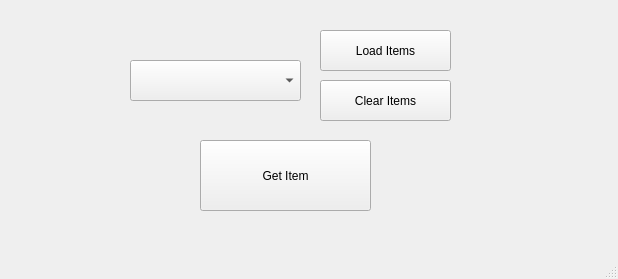
<?xml version="1.0" encoding="UTF-8"?>
<ui version="4.0">
 <class>MainWindow</class>
 <widget class="QMainWindow" name="MainWindow">
  <property name="geometry">
   <rect>
    <x>0</x>
    <y>0</y>
    <width>618</width>
    <height>279</height>
   </rect>
  </property>
  <property name="windowTitle">
   <string>MainWindow</string>
  </property>
  <widget class="QWidget" name="centralwidget">
   <widget class="QComboBox" name="combo_sehirler">
    <property name="geometry">
     <rect>
      <x>130</x>
      <y>60</y>
      <width>171</width>
      <height>41</height>
     </rect>
    </property>
   </widget>
   <widget class="QPushButton" name="btn_clear_items">
    <property name="geometry">
     <rect>
      <x>320</x>
      <y>80</y>
      <width>131</width>
      <height>41</height>
     </rect>
    </property>
    <property name="text">
     <string>Clear Items</string>
    </property>
   </widget>
   <widget class="QPushButton" name="btn_load_items">
    <property name="geometry">
     <rect>
      <x>320</x>
      <y>30</y>
      <width>131</width>
      <height>41</height>
     </rect>
    </property>
    <property name="text">
     <string>Load Items</string>
    </property>
   </widget>
   <widget class="QPushButton" name="btn_get_item">
    <property name="geometry">
     <rect>
      <x>200</x>
      <y>140</y>
      <width>171</width>
      <height>71</height>
     </rect>
    </property>
    <property name="text">
     <string>Get Item</string>
    </property>
   </widget>
  </widget>
  <widget class="QMenuBar" name="menubar">
   <property name="geometry">
    <rect>
     <x>0</x>
     <y>0</y>
     <width>618</width>
     <height>33</height>
    </rect>
   </property>
  </widget>
  <widget class="QStatusBar" name="statusbar"/>
 </widget>
 <resources/>
 <connections/>
</ui>
